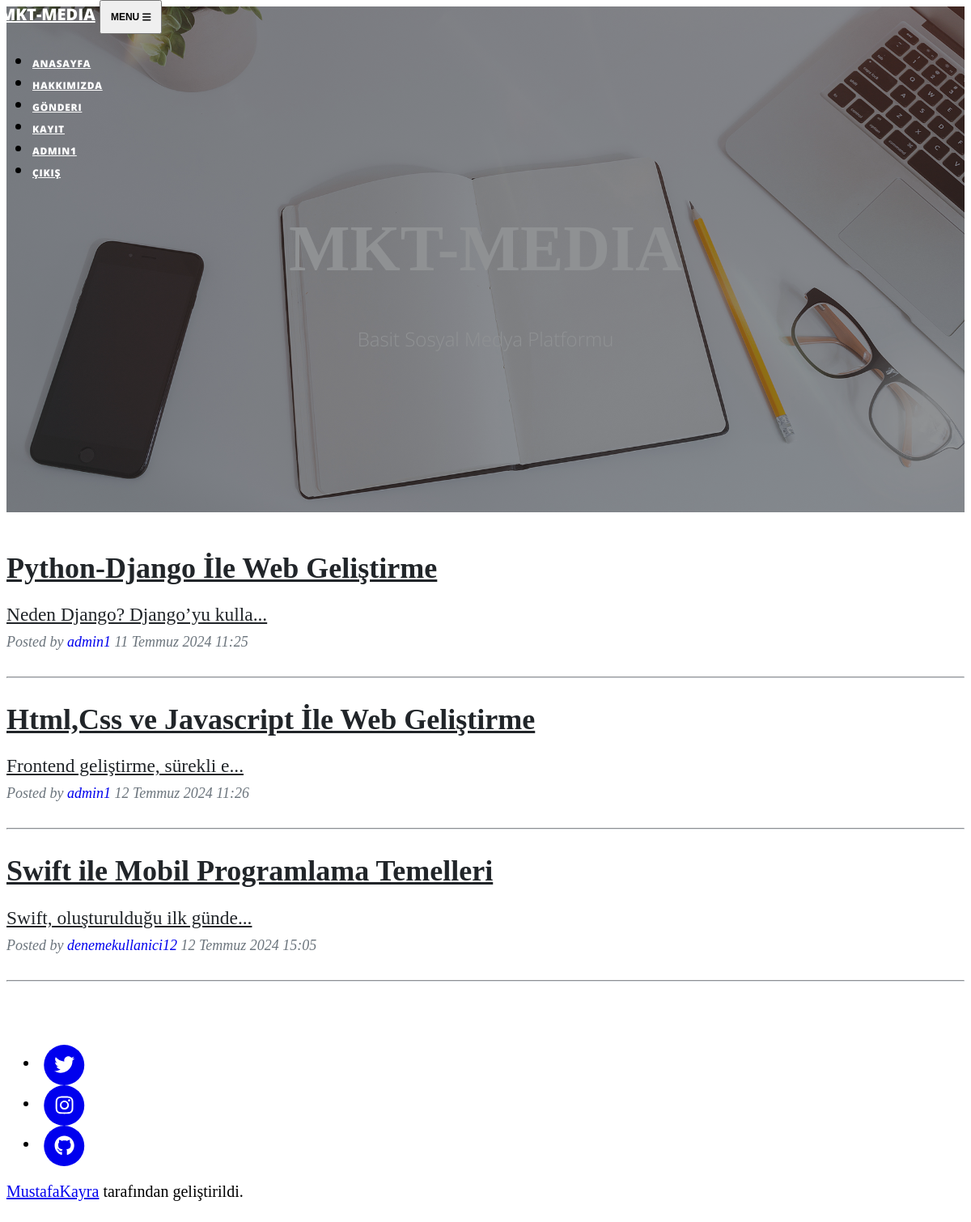
The app's page / (signed in) with its own data.
### post/models.py (models this page shows, shortened)
class Post(models.Model):
    author = models.CharField(max_length=30,null=False,blank=False)
    title = models.CharField(max_length=100,null=False,blank=False)
    content = models.TextField(null=False,blank=False)
    email = models.CharField(max_length=50)
    date = models.DateTimeField(auto_now_add=True)
    slug = models.SlugField(null=False,blank=True,unique=True,db_index=True)
    def get_summary(self):
        return self.content[:30] + '...'

### post/views.py (the view)
# urls.py: path('',views.index,name="index"),
def index(request):
    posts = Post.objects.all()
    context = {
        "posts":posts
    }
    return render(request,"index.html",context)

### templates/index.html (shortened to what this page needs)
{% extends "base.html" %}
{% load static %}
{% block body %}
        <header class="masthead" style="background-image: url('{% static 'img/home-bg.jpg' %}')">
            <div class="container position-relative px-4 px-lg-5">
                <div class="row gx-4 gx-lg-5 justify-content-center">
                    <div class="col-md-10 col-lg-8 col-xl-7">
                        <div class="site-heading">
                            <h1>MKT-MEDIA</h1>
                            <span class="subheading">Basit Sosyal Medya Platformu</span>
                        </div>
                    </div>
                </div>
            </div>
        </header>
        {% for post in posts %}
        <div class="container px-4 px-lg-5">
            <div class="row gx-4 gx-lg-5 justify-content-center">
                <div class="col-md-10 col-lg-8 col-xl-7">
                    <div class="post-preview">
                        <a href="{% url 'postdetail' post.slug %}">
                            <h2 class="post-title">{{post.title}}</h2>
                            <h3 class="post-subtitle">{{post.get_summary}}</h3>
                        </a>
                        <p class="post-meta">
                            Posted by
                            <a href="#!">{{post.author}}</a>
                            {{post.date}}
                        </p>
                    </div>
                    <hr class="my-4" />
                </div>
            </div>
        </div>
        {% endfor %}
{% endblock body %}

### templates/base.html (shortened to what this page needs)
{% load static %}
<!DOCTYPE html>
<html lang="en">
    <head>
        <link href="{% static 'styles.css' %}" rel="stylesheet" />
    </head>
    <body>
        <nav class="navbar navbar-expand-lg navbar-light" id="mainNav">
            <div class="container px-4 px-lg-5">
                <a class="navbar-brand" href="/">MKT-MEDIA</a>
                <button class="navbar-toggler" type="button" data-bs-toggle="collapse" data-bs-target="#navbarResponsive" aria-controls="navbarResponsive" aria-expanded="false" aria-label="Toggle navigation">
                    Menu
                    <i class="fas fa-bars"></i>
                </button>
                <div class="collapse navbar-collapse" id="navbarResponsive">
                {% if request.user.is_authenticated %}
                    <ul class="navbar-nav ms-auto py-4 py-lg-0">
                        <li class="nav-item"><a class="nav-link px-lg-3 py-3 py-lg-4" href="/">Anasayfa</a></li>
                        <li class="nav-item"><a class="nav-link px-lg-3 py-3 py-lg-4" href="{% url 'about' %}">Hakkımızda</a></li>
                        <li class="nav-item"><a class="nav-link px-lg-3 py-3 py-lg-4" href="{% url 'dashboard' %}">Gönderi</a></li>
                        <li class="nav-item"><a class="nav-link px-lg-3 py-3 py-lg-4" href="{% url 'register' %}">Kayıt</a></li>
                        <li class="nav-item"><a class="nav-link px-lg-3 py-3 py-lg-4" href="{% url 'profile' request.user.id %}">{{ request.user }}</a></li>
                        <li class="nav-item"><a class="nav-link px-lg-3 py-3 py-lg-4" href="{% url 'logout' %}">Çıkış</a></li>
                    </ul>
                {% endif %}
                </div>
            </div>
        </nav>
        {% block body %}
        {% endblock body %}
        <footer class="border-top">
            <div class="container px-4 px-lg-5">
                <div class="row gx-4 gx-lg-5 justify-content-center">
                    <div class="col-md-10 col-lg-8 col-xl-7">
                        <ul class="list-inline text-center">
                            <li class="list-inline-item">
                                <a href="https://startbootstrap.com/theme/clean-blog" target="_blank">
                                    <span class="fa-stack fa-lg">
                                        <i class="fas fa-circle fa-stack-2x"></i>
                                        <i class="fab fa-twitter fa-stack-1x fa-inverse"><a href="https://startbootstrap.com/theme/clean-blog" target="_blank"></a></i>
                                    </span>
                                </a>
                            </li>
                            <li class="list-inline-item">
                                <a href="https://www.instagram.com/itsrkayra/" target="_blank">
                                    <span class="fa-stack fa-lg">
                                        <i class="fas fa-circle fa-stack-2x"></i>
                                        <i class="fab fa-instagram -f fa-stack-1x fa-inverse"></i>
                                    </span>
                                </a>
                            </li>
                            <li class="list-inline-item">
                                <a href="https://github.com/MustafaKayra" target="_blank">
                                    <span class="fa-stack fa-lg">
                                        <i class="fas fa-circle fa-stack-2x"></i>
                                        <i class="fab fa-github fa-stack-1x fa-inverse"></i>
                                    </span>
                                </a>
                            </li>
                        </ul>
                        <div class="small text-center text-muted fst-italic"><a href="https://github.com/MustafaKayra" target="_blank">MustafaKayra</a> tarafından geliştirildi.</div>
                    </div>
                </div>
            </div>
        </footer>
    </body>
</html>

### static/styles.css (style rules this page uses)
body { font-size: 1.25rem; }
hr { border-color: #dee2e6; opacity: 1; }
p { margin: 2rem 0; }
p a { text-decoration: underline; }
#mainNav { position: absolute; top: 0; left: 0; right: 0; z-index: 1030; border-bottom: 1px solid #dee2e6; background-color: #fff; font-family: "Open Sans", -apple-system, BlinkMacSystemFont, "Segoe UI", Roboto, "Helvetica Neue", Arial, sans-serif, "Apple Color Emoji", "Segoe UI Emoji", "Segoe UI Symbol", "Noto Color Emoji"; }
#mainNav .navbar-brand { font-weight: 800; }
#mainNav .navbar-toggler { font-size: 0.75rem; font-weight: 800; padding: 0.75rem; text-transform: uppercase; }
#mainNav .navbar-nav > li.nav-item > a.nav-link { font-size: 0.75rem; font-weight: 800; letter-spacing: 0.0625em; text-transform: uppercase; }
@media (min-width: 992px) { #mainNav { border-bottom: 1px solid transparent; background: transparent; } }
@media (min-width: 992px) { #mainNav .navbar-brand { color: #fff; } }
@media (min-width: 992px) { #mainNav .navbar-nav > li.nav-item > a.nav-link { color: #fff; } }
@media (min-width: 992px) { #mainNav { transition: background-color 0.2s; transform: translate3d(0, 0, 0); -webkit-backface-visibility: hidden; backface-visibility: hidden; } }
footer { padding-top: 3rem; padding-bottom: 3rem; }
header.masthead { position: relative; margin-bottom: 3rem; padding-top: calc(8rem + 57px); padding-bottom: 8rem; background: no-repeat center center; background-color: #6c757d; background-size: cover; background-attachment: scroll; }
header.masthead:before { content: ""; position: absolute; top: 0; left: 0; right: 0; bottom: 0; background-color: #212529; opacity: 0.5; }
header.masthead .page-heading, header.masthead .post-heading, header.masthead .site-heading { color: #fff; }
header.masthead .page-heading, header.masthead .site-heading { text-align: center; }
header.masthead .page-heading h1, header.masthead .page-heading .h1, header.masthead .site-heading h1, header.masthead .site-heading .h1 { font-size: 3rem; }
header.masthead .page-heading .subheading, header.masthead .site-heading .subheading { font-size: 1.5rem; font-weight: 300; line-height: 1.1; display: block; margin-top: 0.625rem; font-family: "Open Sans", -apple-system, BlinkMacSystemFont, "Segoe UI", Roboto, "Helvetica Neue", Arial, sans-serif, "Apple Color Emoji", "Segoe UI Emoji", "Segoe UI Symbol", "Noto Color Emoji"; }
@media (min-width: 992px) { header.masthead { padding-top: 12.5rem; padding-bottom: 12.5rem; } }
@media (min-width: 992px) { header.masthead .page-heading h1, header.masthead .page-heading .h1, header.masthead .site-heading h1, header.masthead .site-heading .h1 { font-size: 5rem; } }
.post-preview > a { color: #212529; }
.post-preview > a > .post-title { font-size: 1.875rem; margin-top: 1.875rem; margin-bottom: 0.625rem; }
.post-preview > a > .post-subtitle { font-weight: 300; margin-bottom: 0.625rem; }
.post-preview > .post-meta { font-size: 1.125rem; font-style: italic; margin-top: 0; color: #6c757d; }
.post-preview > .post-meta > a { text-decoration: none; }
@media (min-width: 992px) { .post-preview > a > .post-title { font-size: 2.25rem; } }

### records on screen
Post: title "Python-Django İle Web Geliştirme", get_summary "Neden Django? Django’yu kulla...", author "admin1", date "11 Temmuz 2024 11:25"
Post: title "Html,Css ve Javascript İle Web Geliştirme", get_summary "Frontend geliştirme, sürekli e...", author "admin1", date "12 Temmuz 2024 11:26"
Post: title "Swift ile Mobil Programlama Temelleri", get_summary "Swift, oluşturulduğu ilk günde...", author "denemekullanici12", date "12 Temmuz 2024 15:05"

### other values on screen
{{ request.user }} "ADMIN1"
